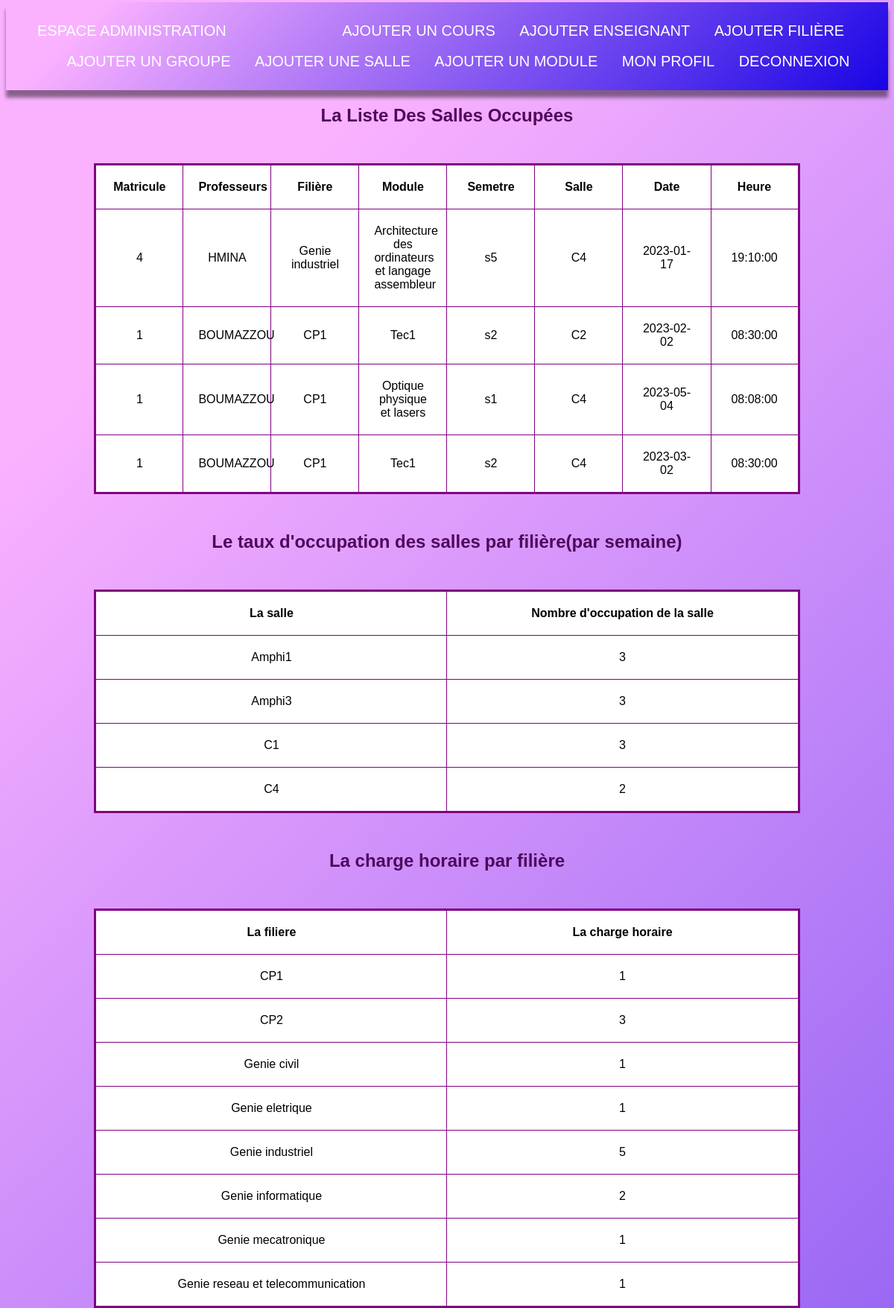
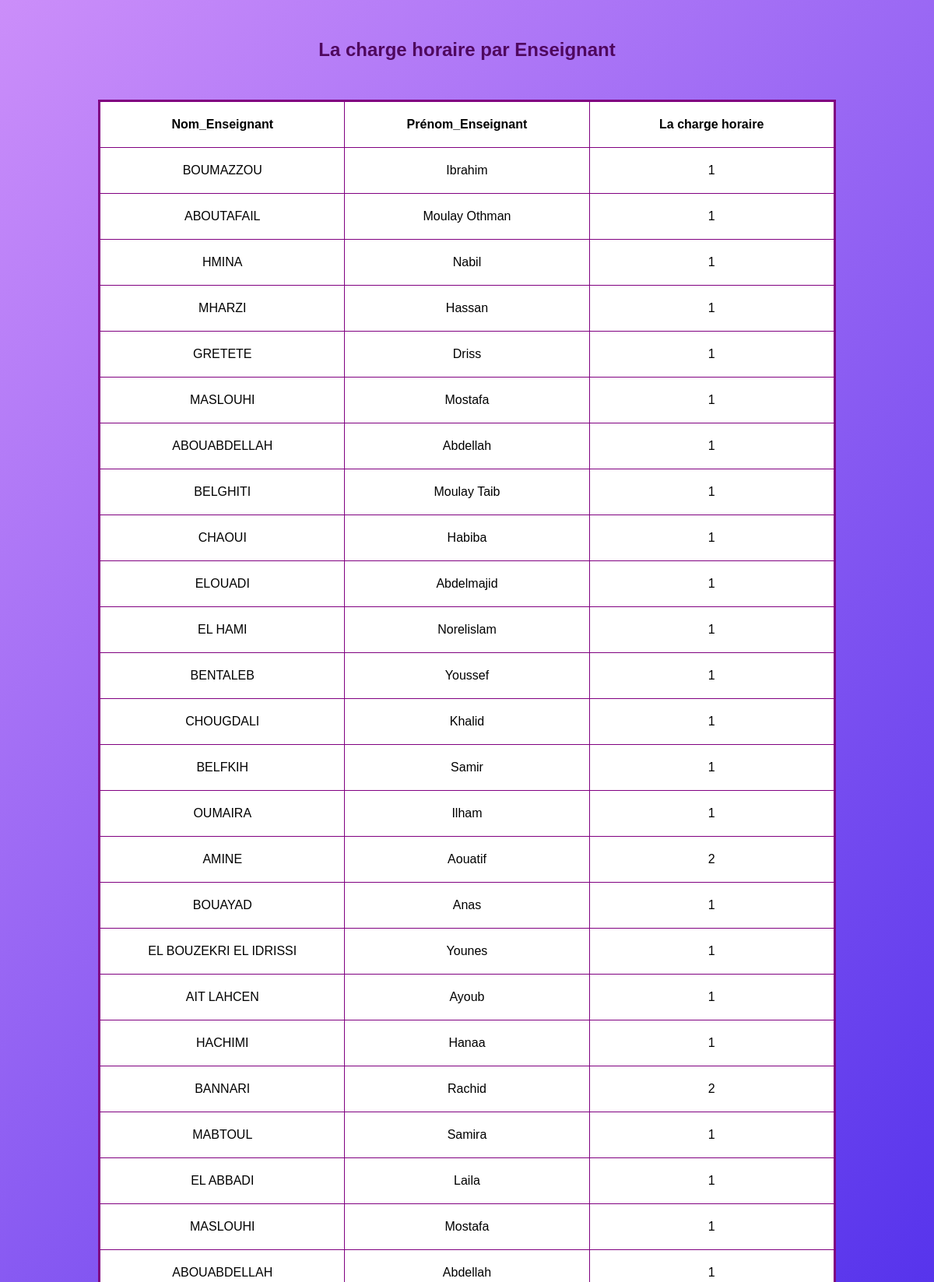
/emploi.php (upper part), run on the app's committed database (2 pictures, top to bottom).
### tables this page shows
CREATE TABLE `ratt` (
  `id_ratt` int(11) NOT NULL,
  `id_prof` int(11) NOT NULL,
  `professeur` varchar(50) NOT NULL,
  `id_salle` int(11) NOT NULL,
  `id_filiere` int(11) NOT NULL,
  `id_module` int(11) NOT NULL,
  `id_semestre` int(11) NOT NULL,
  `date_ratt` date NOT NULL,
  `heure` time NOT NULL
);

CREATE TABLE `prof` (
  `id_prof` int(11) NOT NULL,
  `login` varchar(50) NOT NULL,
  `pass` varchar(50) NOT NULL,
  `Prénom` varchar(13) DEFAULT NULL,
  `Nom` varchar(22) DEFAULT NULL,
  `email` varchar(33) DEFAULT NULL,
  `photo` varchar(50) DEFAULT NULL
);

CREATE TABLE `filiere` (
  `id_filiere` int(11) NOT NULL,
  `lib_filiere` varchar(50) NOT NULL
);

CREATE TABLE `module` (
  `id_module` int(11) NOT NULL,
  `lib_module` text NOT NULL
);

CREATE TABLE `semestre` (
  `id_semestre` int(11) NOT NULL,
  `lib_semestre` varchar(50) DEFAULT NULL
);

CREATE TABLE `salle` (
  `id_salle` int(11) NOT NULL,
  `lib_salle` varchar(11) NOT NULL,
  `capacite` int(11) NOT NULL
);

### emploi.php (the view, shortened to what this page needs)
<!DOCTYPE html>
<html lang="fr">
<head>
</head>
<body align="center">
<nav>
    <ul >
     <li style="color: black;margin-left:-170px ;width: 500px;"><a href="emploi.php">Espace Administration</a></li>
        <li ><a href="ajoutercours.php" class="hh">Ajouter Un cours</a></li>
        <li><a href="ajouterprof.php" class="hh">Ajouter Enseignant</a></li>
        <li><a href="ajouter_filiere.php" class="hh">Ajouter Filière</a></li>
        <li><a href="Ajoutergroup.php" class="hh">Ajouter Un Groupe</a></li>
        <li><a href="ajoutersalle.php" class="hh">Ajouter Une salle</a></li>
        <li><a href="ajouter_semestre.php" class="hh">Ajouter Un Module</a></li>
        <li><a href="profil_admin.php" class="hh">Mon Profil</a></li>
        <li><a href="start.php" class="hh">Deconnexion</a></li>
    </ul>
</nav>
<h2 style="color:#4f085e;">La Liste Des Salles Occupées </h2>
<table border="1" cellspacing="0" cellpadding="1" >
    <tr>
    <th>Matricule</th>
    <th>Professeurs</th>
    <th>Filière</th>
    <th>Module</th>
    <th>Semetre</th>
    <th>Salle</th>
    <th>Date</th>
    <th>Heure</th>
</tr>
    <?php
                   include("connexion.php");
                   $sql="SELECT `prof`.`id_prof`,`prof`.`Nom`, `salle`.`id_salle`, `salle`.`lib_salle`, `filiere`.`lib_filiere`, `module`.`lib_module`,`semestre`.`lib_semestre`,`ratt`.`date_ratt`,`ratt`.`heure`
FROM `ratt`
    LEFT JOIN `prof` ON `ratt`.`id_prof` = `prof`.`id_prof`
    LEFT JOIN `module` ON `ratt`.`id_module` = `module`.`id_module`
    LEFT JOIN `salle` ON `ratt`.`id_salle` = `salle`.`id_salle`
     LEFT JOIN `semestre` ON `ratt`.`id_semestre` = `semestre`.`id_semestre`
    LEFT JOIN `filiere` ON `ratt`.`id_filiere` = `filiere`.`id_filiere`";
                       $result=mysqli_query($link,$sql);
                       while( $data=mysqli_fetch_assoc($result)){
                        echo "<tr>";
                        echo "<td>".$data['id_prof']."</td>";
                        echo "<td>".$data['Nom']."</td>";
                        echo "<td>".$data['lib_filiere']."</td>";
                        echo "<td>".$data['lib_module']."</td>";
                        echo "<td>".$data['lib_semestre']."</td>";
                        echo "<td>".$data['lib_salle']."</td>";
                        echo "<td>".$data['date_ratt']."</td>";
                        echo "<td>".$data['heure']."</td>";
                        echo "</tr>";
                       }
                     ?>
    </table>
</body>
<!DOCTYPE html>
<html lang="en" >
<head>
</head>
<body>
<head>
  </head>
<body>
<h2 style="color:#4f085e;">Le taux d'occupation des salles par filière(par semaine)</h2>
<table border="1" cellspacing="0" cellpadding="1" >
    <tr>
    <th>La salle</th>
    <th>Nombre d'occupation de la salle</th>
</tr>
    <?php
                   include("connexion.php");
                   $sql="SELECT `salle`.`lib_salle`,COUNT(`emploi`.`id_salle`) FROM `emploi` LEFT JOIN `salle` ON `emploi`.`id_salle` = `salle`.`id_salle` GROUP BY `salle`.`lib_salle`";
                       $result=mysqli_query($link,$sql);
                       while( $data=mysqli_fetch_assoc($result)){
                        echo "<tr>";
                        echo "<td>".$data['lib_salle']."</td>";
                         echo "<td>".$data['COUNT(`emploi`.`id_salle`)']."</td>";
                        echo "</tr>";
                       }
                     ?>
    </table>
    <h2 style="color:#4f085e;">La charge horaire par filière</h2>
    <table border="1" cellspacing="0" cellpadding="1" >
    <tr>
    <th>La filiere</th>
    <th>La charge horaire</th>
</tr>
    <?php
                   include("connexion.php");
                   $sql="SELECT `filiere`.`lib_filiere`,COUNT(`filiere`.`id_filiere`) FROM `filiere` LEFT JOIN `emploi` ON `emploi`.`id_filiere` = `filiere`.`id_filiere` GROUP BY `filiere`.`lib_filiere`";
                       $result=mysqli_query($link,$sql);
                       while( $data=mysqli_fetch_assoc($result)){
                        echo "<tr>";
                        echo "<td>".$data['lib_filiere']."</td>";
                         echo "<td>".$data['COUNT(`filiere`.`id_filiere`)']."</td>";
                        echo "</tr>";
                       }
                     ?>
    </table>
    <h2 style="color:#4f085e;">La charge horaire par Enseignant</h2>
    <table border="1" cellspacing="0" cellpadding="1" >
    <tr>
    <th>Nom_Enseignant</th>
    <th>Prénom_Enseignant</th>
    <th>La charge horaire</th>
</tr>
    <?php
                   include("connexion.php");
                   $sql="SELECT `prof`.`Nom`,`prof`.`Prénom`,COUNT(`prof`.`id_prof`) FROM `prof` LEFT JOIN `emploi` ON `emploi`.`id_prof` = `prof`.`id_prof` GROUP BY `prof`.`id_prof`";
                       $result=mysqli_query($link,$sql);
                       while( $data=mysqli_fetch_assoc($result)){
                        echo "<tr>";
                        echo "<td>".$data['Nom']."</td>";
                        echo "<td>".$data['Prénom']."</td>";
                         echo "<td>".$data['COUNT(`prof`.`id_prof`)']."</td>";
                        echo "</tr>";
                       }
                     ?>
    </table>
</body>
</html>
</html>

### emploi.php (style rules this page uses)
body { background-image: linear-gradient(135deg, #FAB2FF 10%, #1904E5 100%); font-family: verdana,sans-serif; }
nav { margin-top: -5px; background-image: linear-gradient(135deg, #FAB2FF 10%, #1904E5 100%); padding:2px; box-shadow: 0px 10px 5px 0px rgba(0,0,0,0.46); -webkit-box-shadow: 0px 10px 5px 0px rgba(0,0,0,0.46); -moz-box-shadow: 0px 10px 5px 0px rgba(0,0,0,0.46); }
nav li { display: inline-block; margin-right: 10px; font-size: 20px; text-transform: uppercase; padding: 9px; }
nav a { text-decoration: none; color: white; }
table { margin: 50px 10%; }
table { table-layout: fixed; width: 80%; border-collapse: collapse; border: 3px solid purple; background-color:white; }
th, td { padding: 20px; }
body { background-image:url('images/profback.jpg'); }
h2 { color:#4f085e; }
body,html { background: linear-gradient(135deg, #FAB2FF 10%, #1904E5 100%); }

### data on the page
ratt: id_prof.id_prof "4", id_prof.Nom "HMINA", id_filiere.lib_filiere "Genie industriel", id_module.lib_module "Architecture des ordinateurs et langage assembleur", id_semestre.lib_semestre "s5", id_salle.lib_salle "C4", date_ratt "2023-01-17", heure "19:10:00"
ratt: id_prof.id_prof "1", id_prof.Nom "BOUMAZZOU", id_filiere.lib_filiere "CP1", id_module.lib_module "Tec1", id_semestre.lib_semestre "s2", id_salle.lib_salle "C2", date_ratt "2023-02-02", heure "08:30:00"
ratt: id_prof.id_prof "1", id_prof.Nom "BOUMAZZOU", id_filiere.lib_filiere "CP1", id_module.lib_module "Optique physique et lasers", id_semestre.lib_semestre "s1", id_salle.lib_salle "C4", date_ratt "2023-05-04", heure "08:08:00"
ratt: id_prof.id_prof "1", id_prof.Nom "BOUMAZZOU", id_filiere.lib_filiere "CP1", id_module.lib_module "Tec1", id_semestre.lib_semestre "s2", id_salle.lib_salle "C4", date_ratt "2023-03-02", heure "08:30:00"

### other printed values
$data['lib_salle'] "Amphi1"
$data['COUNT(`emploi`.`id_salle`)'] "3"
$data['lib_salle'] "Amphi3"
$data['lib_salle'] "C1"
$data['lib_salle'] "C4"
$data['COUNT(`emploi`.`id_salle`)'] "2"
$data['lib_filiere'] "CP1"
$data['COUNT(`filiere`.`id_filiere`)'] "1"
$data['lib_filiere'] "CP2"
$data['COUNT(`filiere`.`id_filiere`)'] "3"
$data['lib_filiere'] "Genie civil"
$data['lib_filiere'] "Genie eletrique"
$data['lib_filiere'] "Genie industriel"
$data['COUNT(`filiere`.`id_filiere`)'] "5"
$data['lib_filiere'] "Genie informatique"
